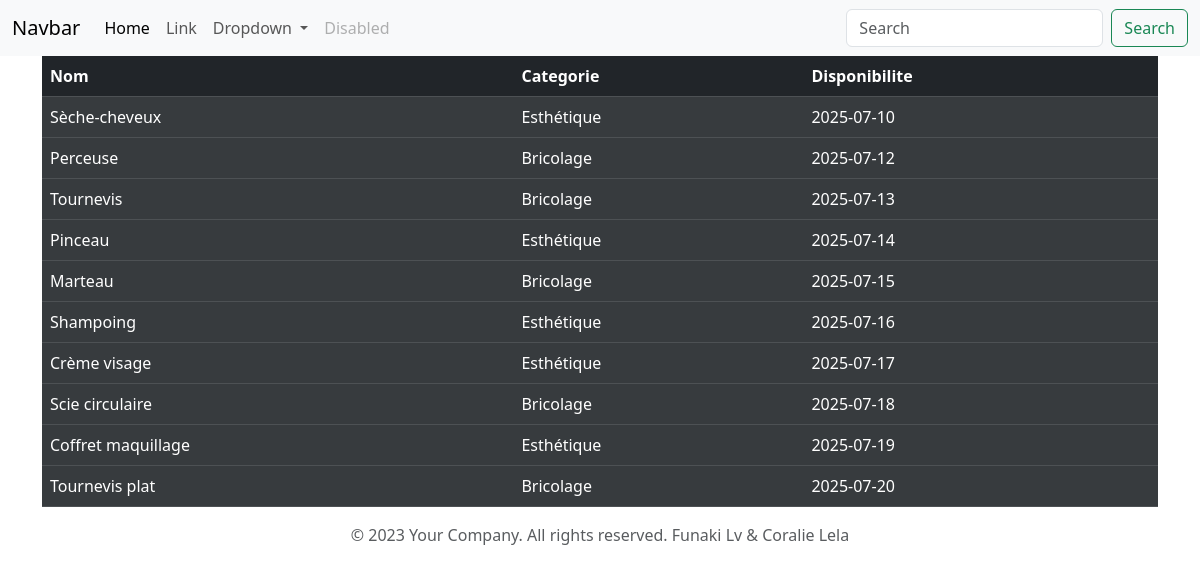
Page /pages/home.php on the committed database.
### tables this page shows
CREATE TABLE objet (
    id_objet INT AUTO_INCREMENT PRIMARY KEY,
    nom_objet VARCHAR(100),
    id_categorie INT,
    id_membre INT,
    FOREIGN KEY (id_categorie) REFERENCES categorie_objet(id_categorie),
    FOREIGN KEY (id_membre) REFERENCES membre(id_membre)
);

### inc/connexion.php (called while the page is built, shortened)
<?php
function dbconnect(){
  static $connect = null;
  if($connect === null){
      $connect = mysqli_connect('localhost','root','','emprunt');
      mysqli_set_charset($connect,'utf8mb4');
  }
  return $connect;
}
?>

### inc/functions.php (called while the page is built, shortened)
<?php
include("connexion.php");
function get_list_object()
{
    $sql = "SELECT * FROM v_all_info_objet group by id_objet";
    $result = mysqli_query(dbconnect(), $sql);
    $list = [];
    while ($row = mysqli_fetch_assoc($result)) {
        $list[] = $row;
    }
    return $list;
}
?>

### pages/home.php (the view)
<?php
include("header.php");
$list_object = get_list_object();
?>
<main>
    <div class="container">
        <table class="table table-dark">
            <thead>
                <tr>
                    <th scope="col">Nom</th>
                    <th scope="col">Categorie</th>
                    <th scope="col">Disponibilite</th>
                </tr>
            </thead>
            <tbody>
                <?php foreach ($list_object as $object) : ?>
                <tr class="table-active">
                    <td><?= $object['nom_objet'] ?></td>
                    <td><?= $object['nom_categorie'] ?></td>
                    <td><?= $object['date_retour'] ?></td>
                </tr>
               <?php endforeach; ?>
            </tbody>
        </table>
    </div>
    <?php
    include("footer.php");
    ?>

### pages/header.php (shortened to what this page needs)
<?php
include("../inc/functions.php");
?>
<!DOCTYPE html>
<html lang="en">
<head>
    <link rel="stylesheet" href="../assets/style.css">
    <link rel="stylesheet" href="../assets/bootstrap/css/bootstrap.min.css">
</head>
<body>
    <nav class="navbar navbar-expand-lg bg-body-tertiary">
        <div class="container-fluid">
            <a class="navbar-brand" href="#">Navbar</a>
            <div class="collapse navbar-collapse" id="navbarSupportedContent">
                <ul class="navbar-nav me-auto mb-2 mb-lg-0">
                    <li class="nav-item">
                        <a class="nav-link active" aria-current="page" href="home.php">Home</a>
                    </li>
                    <li class="nav-item">
                        <a class="nav-link" href="#">Link</a>
                    </li>
                    <li class="nav-item dropdown">
                        <a class="nav-link dropdown-toggle" href="#" role="button" data-bs-toggle="dropdown"
                            aria-expanded="false">
                            Dropdown
                        </a>
                    </li>
                    <li class="nav-item">
                        <a class="nav-link disabled">Disabled</a>
                    </li>
                </ul>
                <form class="d-flex" role="search">
                    <input class="form-control me-2" type="search" placeholder="Search" aria-label="Search">
                    <button class="btn btn-outline-success" type="submit">Search</button>
                </form>
            </div>
        </div>
    </nav>

### pages/footer.php
<footer>
    <div class="container text-center">
        <p class="text-muted">© 2023 Your Company. All rights reserved. Funaki Lv & Coralie Lela</p>
    </div>
</footer>
</body>
</html>

### rows in the picture
objet: nom_objet "Sèche-cheveux", nom_categorie "Esthétique", date_retour "2025-07-10"
objet: nom_objet "Perceuse", nom_categorie "Bricolage", date_retour "2025-07-12"
objet: nom_objet "Tournevis", nom_categorie "Bricolage", date_retour "2025-07-13"
objet: nom_objet "Pinceau", nom_categorie "Esthétique", date_retour "2025-07-14"
objet: nom_objet "Marteau", nom_categorie "Bricolage", date_retour "2025-07-15"
objet: nom_objet "Shampoing", nom_categorie "Esthétique", date_retour "2025-07-16"
objet: nom_objet "Crème visage", nom_categorie "Esthétique", date_retour "2025-07-17"
objet: nom_objet "Scie circulaire", nom_categorie "Bricolage", date_retour "2025-07-18"
objet: nom_objet "Coffret maquillage", nom_categorie "Esthétique", date_retour "2025-07-19"
objet: nom_objet "Tournevis plat", nom_categorie "Bricolage", date_retour "2025-07-20"
